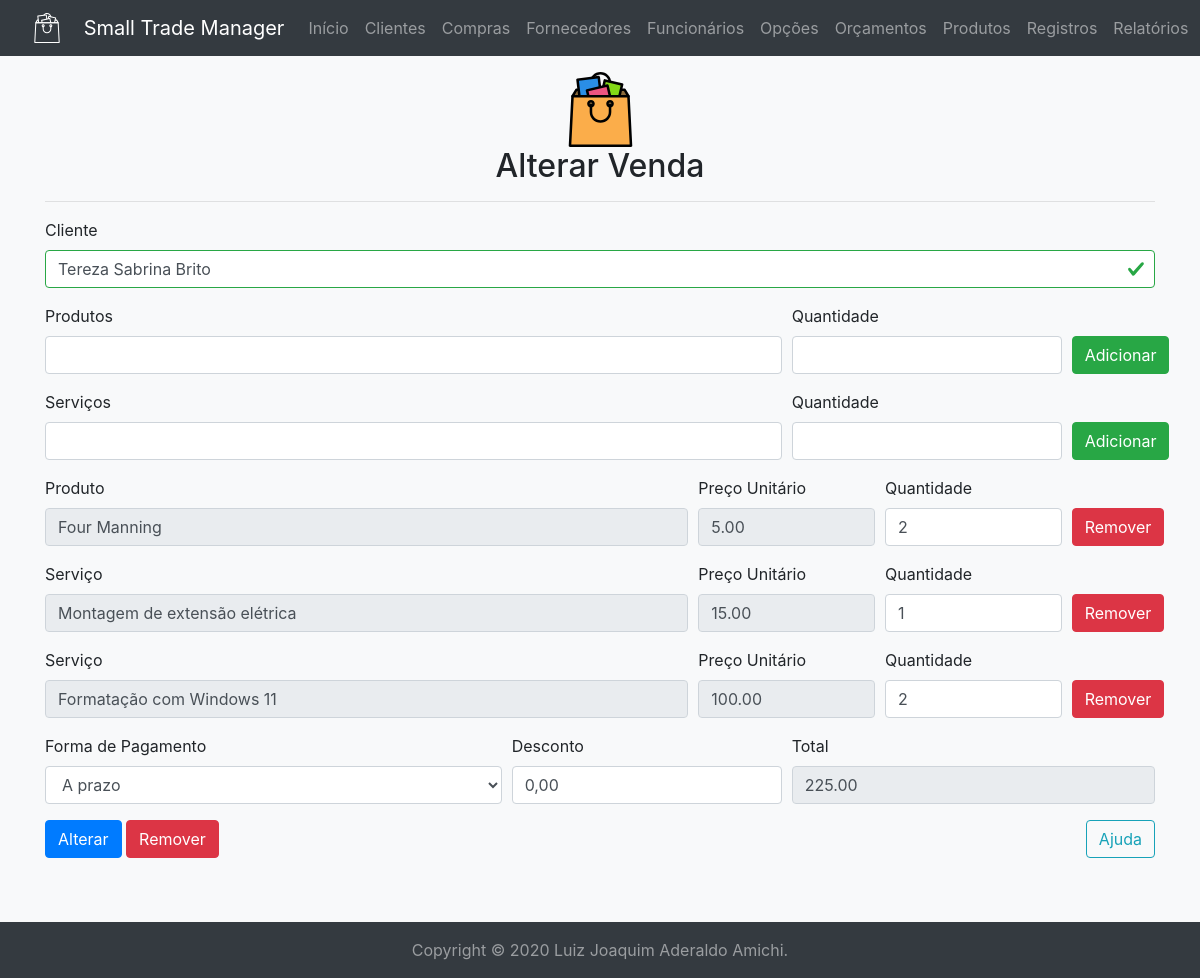
Page /sale/update/?id=2 (signed in) on the committed database.
### tables this page shows
create table if not exists clients (
	id int unsigned auto_increment not null primary key,
	name varchar(32) character set 'utf8' not null,
	surname varchar(32) character set 'utf8' not null,
	rg varchar(9) character set 'utf8' null unique,
	cpf char(11) character set 'utf8' not null unique,
	birthday date not null,
	postal_code char(8) character set 'utf8' null,
	district varchar(32) character set 'utf8' null,
	city varchar(64) character set 'utf8' not null,
	state char(2) character set 'utf8' not null,
	address varchar(64) character set 'utf8' not null,
	number int unsigned not null,
	complement varchar(32) character set 'utf8' null,
	email varchar(32) character set 'utf8' null,
	phone char(10) character set 'utf8' null,
	cell_phone char(11) character set 'utf8' null,
	sex char(1) character set 'utf8' not null,
	note varchar(512) character set 'utf8' null
);

create table if not exists products (
	id int unsigned auto_increment not null primary key,
	code int unsigned not null unique,
	name varchar(32) character set 'utf8' not null,
	provider int unsigned not null,
	unity varchar(4) character set 'utf8' not null,
	gross_price decimal(6,2) not null,
	net_price decimal(6,2) not null,
	minimum_stock int unsigned not null,
	maximum_stock int unsigned not null,
	amount int unsigned not null,
	weigth float unsigned not null,
	situation tinyint(1) unsigned not null,
	source tinyint(1) unsigned not null,
	foreign key(provider) references providers(id)
);

create table if not exists product_sale (
	id int unsigned auto_increment not null primary key,
	product int unsigned not null,
	sale int unsigned not null,
	quantity int unsigned not null,
	unit_price decimal(6,2) not null,
	foreign key(product) references products(id),
	foreign key(sale) references sales(id)
);

create table if not exists services (
	id int unsigned auto_increment not null primary key,
	code int unsigned not null,
	name varchar(32) character set 'utf8' not null,
	type varchar(32) character set 'utf8' not null,
	price decimal(6,2) not null,
	workload time null
);

create table if not exists service_sale (
	id int unsigned auto_increment not null primary key,
	service int unsigned not null,
	sale int unsigned not null,
	quantity int unsigned not null,
	unit_price decimal(6,2) not null,
	foreign key(service) references services(id),
	foreign key(sale) references sales(id)
);

create table if not exists sales (
	id int unsigned auto_increment not null primary key,
	client int unsigned not null,
	employee int unsigned not null,
	day datetime not null,
	form_of_payment varchar(32) character set 'utf8' not null,
	discount float unsigned not null,
	total decimal(8,2) not null,
	foreign key(client) references clients(id),
	foreign key(employee) references employees(id)
);

### mysql.php (called while the page is built, shortened)
<?php
$db = null;
function execute(string $query, ?object &$record=null): array|bool {
	global $db;
	$operation = strtolower(substr($query, 0, 6));
	$tuple = $record ? convert($record) : $record;
	$connection = $db ?? open();
	$stmt = null;
	if($connection) {
		try {
			if($operation == 'delete') {
				$queries = explode(';', $query);
				foreach($queries as $query) {
					if(!empty($query)) {
						$stmt = $connection->prepare($query);
						$stmt->execute();
					}
				}
			}
			elseif(in_array($operation, ['insert', 'select', 'update'])) {
				$stmt = $connection->prepare($query);
				$stmt->execute($tuple);
			}
			if($operation == 'select') {
				return $stmt->fetchAll(\PDO::FETCH_OBJ);
			}
			elseif(in_array($operation, ['delete', 'insert', 'update'])) {
				if($operation == 'insert' && $record) {
					$record->id = $connection->lastInsertId() ?: ($record->id ?? 0);
				}
				$commit = $connection->commit();
				return (bool) ($operation == 'delete' ? $commit : $stmt->rowCount());
			}
		}
		catch(\PDOException $e) {
			\util\history($e);
			if($operation == 'select') {
				return [];
			}
			elseif(in_array($operation, ['delete', 'insert', 'update'])) {
				$connection->rollBack();
				return false;
			}
		}
		finally {
			$connection = null;
		}
	}
	return false;
}
function open(): ?\PDO {
	global $db;
	if(!$db) {
		try {
			$db = new \PDO('mysql:host=' . MYSQL_HOST . ';dbname=' . MYSQL_SCHEMA, MYSQL_USER, MYSQL_PASSWORD);
			$db->setAttribute(\PDO::ATTR_ERRMODE, \PDO::ERRMODE_EXCEPTION);
			$db->setAttribute(\PDO::ATTR_DEFAULT_FETCH_MODE, \PDO::FETCH_OBJ);
			return $db;
		}
		catch(\PDOException $e) {
			\util\history($e);
			return null;
		}
	}
	return $db;
}

### controllers/sale.php (called while the page is built, shortened)
<?php
require_once __DIR__ . '/../mysql.php';
function formulate(object $tuple): object {
	$tuple->discount = number_format($tuple->discount * 100, 2, ',', '.');
	$tuple->total = number_format($tuple->total, 2, ',', '.');
	return $tuple;
}

### templates/sale/update.php (the view, shortened to what this page needs)
	<div class="container mb-5">
		<div class="my-3 text-center">
			<img alt="Venda" class="img-fluid mx-3" height="75" src="<?=BASE_URL?>img/sale-color.svg" width="75"/>
			<h2><?=PAGE_TITLE?></h2>
			<hr/>
		</div>
		<form accept-charset="utf-8" action="<?=BASE_URL . 'action/' . PAGE_NAME?>/update/" autocomplete="on" class="pb-3" enctype="application/x-www-form-urlencoded" id="update-sale" method="post" name="update-sale" rel="noopener" target="_self">
			<div class="form-row">
				<div class="col-md-12 form-group">
					<label for="client-mask">Cliente</label>
					<input autofocus class="form-control" form="update-sale" id="client-mask" list="clients" maxlength="32" minlength="2" placeholder="" required type="text" value="<?=$tuple->client->id?>"/>
				</div>
			</div>
			<div class="form-row">
				<div class="col-md-8 form-group">
					<label for="product-mask">Produtos</label>
					<input class="form-control" form="update-sale" id="product-mask" list="products" maxlength="32" minlength="2" placeholder="" type="text"/>
				</div>
				<div class="col-md-3 form-group">
					<label for="product-quantity">Quantidade</label>
					<input class="form-control" form="update-sale" id="product-quantity" min="1" placeholder="" type="number"/>
				</div>
				<div class="col-md-1 form-group">
					<br/>
					<button class="btn btn-success mt-2" id="add-product" type="button">Adicionar</button>
				</div>
			</div>
			<div class="form-row">
				<div class="col-md-8 form-group">
					<label for="service-mask">Serviços</label>
					<input class="form-control" form="update-sale" id="service-mask" list="services" maxlength="32" minlength="2" placeholder="" type="text"/>
				</div>
				<div class="col-md-3 form-group">
					<label for="service-quantity">Quantidade</label>
					<input class="form-control" form="update-sale" id="service-quantity" min="1" placeholder="" type="number"/>
				</div>
				<div class="col-md-1 form-group">
					<br/>
					<button class="btn btn-success mt-2" id="add-service" type="button">Adicionar</button>
				</div>
			</div>
			<div id="other-products">
				<?php foreach($tuple->products as $product): ?>
				<div class="form-row" id="products">
					<div class="col-md-7 form-group">
						<label>Produto</label>
						<input class="form-control" form="update-sale" readonly type="text" value="<?=$product->name?>"/>
					</div>
					<div class="col-md-2 form-group">
						<label>Preço Unitário</label>
						<input class="form-control" form="update-sale" name="products-prices[]" readonly type="text" value="<?=$product->unit_price?>"/>
					</div>
					<div class="col-md-2 form-group">
						<label>Quantidade</label>
						<input class="form-control" form="update-sale" min="1" name="products-quantities[]" type="number" value="<?=$product->quantity?>"/>
					</div>
					<div class="col-md-1 form-group">
						<br/>
						<button class="btn btn-danger mt-2" data-remove="remove-product" type="button">Remover</button>
					</div>
				</div>
				<?php endforeach; ?>
			</div>
			<div id="other-services">
				<?php foreach($tuple->services as $service): ?>
				<div class="form-row" id="services">
					<div class="col-md-7 form-group">
						<label for="service">Serviço</label>
						<input class="form-control" form="update-sale" readonly type="text" value="<?=$service->name?>"/>
					</div>
					<div class="col-md-2 form-group">
						<label for="quantity">Preço Unitário</label>
						<input class="form-control" form="update-sale" name="services-prices[]" readonly type="text" value="<?=$service->unit_price?>"/>
					</div>
					<div class="col-md-2 form-group">
						<label for="quantity">Quantidade</label>
						<input class="form-control" form="update-sale" min="1" name="services-quantities[]" type="number" value="<?=$service->quantity?>"/>
					</div>
					<div class="col-md-1 form-group">
						<br/>
						<button class="btn btn-danger mt-2" data-remove="remove-service" type="button">Remover</button>
					</div>
				</div>
				<?php endforeach; ?>
			</div>
			<div class="form-row">
				<div class="col-md-5 form-group">
					<label for="form-of-payment">Forma de Pagamento</label>
					<select class="form-control" form="update-sale" id="form-of-payment" name="form-of-payment" required>
						<option <?=$tuple->form_of_payment == 'A prazo' ? 'selected' : ''?> value="A prazo">A prazo</option>
					</select>
				</div>
				<div class="col-md-3 form-group">
					<label for="discount">Desconto</label>
					<input class="form-control" form="update-sale" id="discount" maxlength="6" minlength="4" name="discount" pattern="[0-9]{1},[0-9]{2}|[0-9]{2},[0-9]{2}|[0-9]{3},[0-9]{2}" placeholder="Opcional" type="text" value="<?=$tuple->discount?>"/>
				</div>
				<div class="col-md-4 form-group">
					<label for="total">Total</label>
					<input class="form-control" data-value="<?=$tuple->total?>" form="update-sale" id="total" maxlength="12" minlength="1" name="total" pattern="^(\d+|\d{1,3}(\.\d{3})*)(,\d+)?$" placeholder="" readonly required type="text" value="<?=$tuple->total?>"/>
				</div>
			</div>
			<input class="btn btn-primary" form="update-sale" type="submit" value="Alterar"/>
			<button class="btn btn-danger" data-target="#remove-modal" data-toggle="modal" type="button">Remover</button>
			<button class="btn btn-outline-info float-right" data-target="#help-modal" data-toggle="modal" type="button">Ajuda</button>
		</form>
	</div>
</body>
</html>

### rows in the picture
clients: id "Tereza Sabrina Brito"
products: name "Four Manning"
product_sale: unit_price "5.00", quantity "2"
services: name "Montagem de extensão elétrica"
service_sale: unit_price "15.00", quantity "1"
services: name "Formatação com Windows 11"
service_sale: unit_price "100.00", quantity "2"
sales: form-of-payment "A prazo", discount "0,00", total "225.00"

### other values in the picture
PAGE_TITLE "Alterar Venda"
